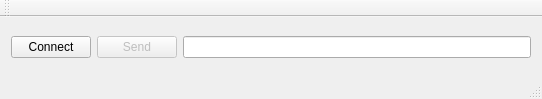
<?xml version="1.0" encoding="UTF-8"?>
<ui version="4.0">
 <class>MainWindow</class>
 <widget class="QMainWindow" name="MainWindow">
  <property name="geometry">
   <rect>
    <x>0</x>
    <y>0</y>
    <width>542</width>
    <height>99</height>
   </rect>
  </property>
  <property name="windowTitle">
   <string>MainWindow</string>
  </property>
  <widget class="QWidget" name="centralWidget">
   <layout class="QGridLayout" name="gridLayout">
    <item row="0" column="0">
     <widget class="QPushButton" name="connectionBtn">
      <property name="text">
       <string>Connect</string>
      </property>
     </widget>
    </item>
    <item row="0" column="2">
     <widget class="QLineEdit" name="codeStream"/>
    </item>
    <item row="0" column="1">
     <widget class="QPushButton" name="sendValueBtn">
      <property name="enabled">
       <bool>false</bool>
      </property>
      <property name="text">
       <string>Send</string>
      </property>
     </widget>
    </item>
   </layout>
  </widget>
  <widget class="QMenuBar" name="menuBar">
   <property name="geometry">
    <rect>
     <x>0</x>
     <y>0</y>
     <width>542</width>
     <height>20</height>
    </rect>
   </property>
  </widget>
  <widget class="QToolBar" name="mainToolBar">
   <attribute name="toolBarArea">
    <enum>TopToolBarArea</enum>
   </attribute>
   <attribute name="toolBarBreak">
    <bool>false</bool>
   </attribute>
  </widget>
  <widget class="QStatusBar" name="statusBar"/>
 </widget>
 <layoutdefault spacing="6" margin="11"/>
 <resources/>
 <connections/>
</ui>
